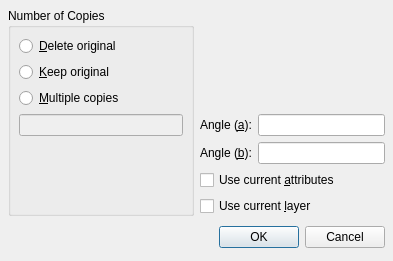
<ui version="4.0" >
 <class>QG_DlgRotate2</class>
 <widget class="QDialog" name="QG_DlgRotate2" >
  <property name="geometry" >
   <rect>
    <x>0</x>
    <y>0</y>
    <width>393</width>
    <height>261</height>
   </rect>
  </property>
  <property name="windowTitle" >
   <string>Rotate Two Options</string>
  </property>
  <layout class="QVBoxLayout" >
   <property name="spacing" >
    <number>6</number>
   </property>
   <property name="leftMargin" >
    <number>8</number>
   </property>
   <property name="topMargin" >
    <number>8</number>
   </property>
   <property name="rightMargin" >
    <number>8</number>
   </property>
   <property name="bottomMargin" >
    <number>8</number>
   </property>
   <item>
    <layout class="QHBoxLayout" >
     <property name="spacing" >
      <number>6</number>
     </property>
     <property name="leftMargin" >
      <number>0</number>
     </property>
     <property name="topMargin" >
      <number>0</number>
     </property>
     <property name="rightMargin" >
      <number>0</number>
     </property>
     <property name="bottomMargin" >
      <number>0</number>
     </property>
     <item>
      <widget class="QGroupBox" name="gbNumber" >
       <property name="title" >
        <string>Number of Copies</string>
       </property>
       <layout class="QVBoxLayout" >
        <property name="spacing" >
         <number>6</number>
        </property>
        <property name="leftMargin" >
         <number>8</number>
        </property>
        <property name="topMargin" >
         <number>8</number>
        </property>
        <property name="rightMargin" >
         <number>8</number>
        </property>
        <property name="bottomMargin" >
         <number>8</number>
        </property>
        <item>
         <widget class="QRadioButton" name="rbMove" >
          <property name="sizePolicy" >
           <sizepolicy vsizetype="Preferred" hsizetype="Minimum" >
            <horstretch>0</horstretch>
            <verstretch>0</verstretch>
           </sizepolicy>
          </property>
          <property name="minimumSize" >
           <size>
            <width>0</width>
            <height>18</height>
           </size>
          </property>
          <property name="toolTip" >
           <string>Tick to move selection</string>
          </property>
          <property name="text" >
           <string>&amp;Delete original</string>
          </property>
          <property name="checked" >
           <bool>false</bool>
          </property>
         </widget>
        </item>
        <item>
         <widget class="QRadioButton" name="rbCopy" >
          <property name="sizePolicy" >
           <sizepolicy vsizetype="Preferred" hsizetype="Minimum" >
            <horstretch>0</horstretch>
            <verstretch>0</verstretch>
           </sizepolicy>
          </property>
          <property name="minimumSize" >
           <size>
            <width>0</width>
            <height>18</height>
           </size>
          </property>
          <property name="toolTip" >
           <string>Tick to copy selection</string>
          </property>
          <property name="text" >
           <string>&amp;Keep original</string>
          </property>
         </widget>
        </item>
        <item>
         <widget class="QRadioButton" name="rbMultiCopy" >
          <property name="sizePolicy" >
           <sizepolicy vsizetype="Preferred" hsizetype="Minimum" >
            <horstretch>0</horstretch>
            <verstretch>0</verstretch>
           </sizepolicy>
          </property>
          <property name="minimumSize" >
           <size>
            <width>0</width>
            <height>18</height>
           </size>
          </property>
          <property name="toolTip" >
           <string>Tick to create &lt;i>n&lt;/i> copies of selection</string>
          </property>
          <property name="text" >
           <string>&amp;Multiple copies</string>
          </property>
         </widget>
        </item>
        <item>
         <widget class="QLineEdit" name="leNumber" >
          <property name="enabled" >
           <bool>false</bool>
          </property>
          <property name="toolTip" >
           <string>Enter number of copies</string>
          </property>
         </widget>
        </item>
        <item>
         <spacer>
          <property name="orientation" >
           <enum>Qt::Vertical</enum>
          </property>
          <property name="sizeHint" >
           <size>
            <width>20</width>
            <height>21</height>
           </size>
          </property>
         </spacer>
        </item>
       </layout>
      </widget>
     </item>
     <item>
      <layout class="QVBoxLayout" >
       <property name="spacing" >
        <number>6</number>
       </property>
       <property name="leftMargin" >
        <number>0</number>
       </property>
       <property name="topMargin" >
        <number>0</number>
       </property>
       <property name="rightMargin" >
        <number>0</number>
       </property>
       <property name="bottomMargin" >
        <number>0</number>
       </property>
       <item>
        <widget class="QLabel" name="lHelp" >
         <property name="pixmap" >
          <pixmap resource="../../qcadguiqt.qrc" >:/qcad/images/dlgmodifyrotate2.png</pixmap>
         </property>
         <property name="alignment" >
          <set>Qt::AlignCenter</set>
         </property>
        </widget>
       </item>
       <item>
        <layout class="QHBoxLayout" >
         <property name="spacing" >
          <number>6</number>
         </property>
         <property name="leftMargin" >
          <number>0</number>
         </property>
         <property name="topMargin" >
          <number>0</number>
         </property>
         <property name="rightMargin" >
          <number>0</number>
         </property>
         <property name="bottomMargin" >
          <number>0</number>
         </property>
         <item>
          <widget class="QLabel" name="lAngle1" >
           <property name="text" >
            <string>Angle (&amp;a):</string>
           </property>
           <property name="buddy" >
            <cstring>leAngle2</cstring>
           </property>
          </widget>
         </item>
         <item>
          <widget class="QLineEdit" name="leAngle1" >
           <property name="sizePolicy" >
            <sizepolicy vsizetype="Fixed" hsizetype="Expanding" >
             <horstretch>0</horstretch>
             <verstretch>0</verstretch>
            </sizepolicy>
           </property>
           <property name="toolTip" >
            <string>Rotation angle for rotation around fixed center</string>
           </property>
          </widget>
         </item>
        </layout>
       </item>
       <item>
        <layout class="QHBoxLayout" >
         <property name="spacing" >
          <number>6</number>
         </property>
         <property name="leftMargin" >
          <number>0</number>
         </property>
         <property name="topMargin" >
          <number>0</number>
         </property>
         <property name="rightMargin" >
          <number>0</number>
         </property>
         <property name="bottomMargin" >
          <number>0</number>
         </property>
         <item>
          <widget class="QLabel" name="lAngle2" >
           <property name="text" >
            <string>Angle (&amp;b):</string>
           </property>
           <property name="buddy" >
            <cstring>leAngle2</cstring>
           </property>
          </widget>
         </item>
         <item>
          <widget class="QLineEdit" name="leAngle2" >
           <property name="sizePolicy" >
            <sizepolicy vsizetype="Fixed" hsizetype="Expanding" >
             <horstretch>0</horstretch>
             <verstretch>0</verstretch>
            </sizepolicy>
           </property>
           <property name="toolTip" >
            <string>Rotation angle for rotation around relative center</string>
           </property>
          </widget>
         </item>
        </layout>
       </item>
       <item>
        <widget class="QCheckBox" name="cbCurrentAttributes" >
         <property name="toolTip" >
          <string>Use the currently active attributes (pen) instead of the ones from the original entities</string>
         </property>
         <property name="text" >
          <string>Use current &amp;attributes</string>
         </property>
        </widget>
       </item>
       <item>
        <widget class="QCheckBox" name="cbCurrentLayer" >
         <property name="toolTip" >
          <string>Use the currently active layer instead of the layer(s) of the original entities</string>
         </property>
         <property name="text" >
          <string>Use current &amp;layer</string>
         </property>
        </widget>
       </item>
      </layout>
     </item>
    </layout>
   </item>
   <item>
    <layout class="QHBoxLayout" >
     <property name="spacing" >
      <number>6</number>
     </property>
     <property name="leftMargin" >
      <number>0</number>
     </property>
     <property name="topMargin" >
      <number>0</number>
     </property>
     <property name="rightMargin" >
      <number>0</number>
     </property>
     <property name="bottomMargin" >
      <number>0</number>
     </property>
     <item>
      <spacer>
       <property name="orientation" >
        <enum>Qt::Horizontal</enum>
       </property>
       <property name="sizeHint" >
        <size>
         <width>131</width>
         <height>31</height>
        </size>
       </property>
      </spacer>
     </item>
     <item>
      <widget class="QPushButton" name="okButton" >
       <property name="text" >
        <string>OK</string>
       </property>
      </widget>
     </item>
     <item>
      <widget class="QPushButton" name="cancelButton" >
       <property name="text" >
        <string>Cancel</string>
       </property>
      </widget>
     </item>
    </layout>
   </item>
  </layout>
 </widget>
 <resources>
  <include location="../../qcadguiqt.qrc" />
 </resources>
 <connections>
  <connection>
   <sender>okButton</sender>
   <signal>clicked()</signal>
   <receiver>QG_DlgRotate2</receiver>
   <slot>accept()</slot>
   <hints>
    <hint type="sourcelabel" >
     <x>278</x>
     <y>253</y>
    </hint>
    <hint type="destinationlabel" >
     <x>96</x>
     <y>254</y>
    </hint>
   </hints>
  </connection>
  <connection>
   <sender>cancelButton</sender>
   <signal>clicked()</signal>
   <receiver>QG_DlgRotate2</receiver>
   <slot>reject()</slot>
   <hints>
    <hint type="sourcelabel" >
     <x>369</x>
     <y>253</y>
    </hint>
    <hint type="destinationlabel" >
     <x>179</x>
     <y>282</y>
    </hint>
   </hints>
  </connection>
  <connection>
   <sender>rbMultiCopy</sender>
   <signal>toggled(bool)</signal>
   <receiver>leNumber</receiver>
   <slot>setEnabled(bool)</slot>
   <hints>
    <hint type="sourcelabel" >
     <x>86</x>
     <y>115</y>
    </hint>
    <hint type="destinationlabel" >
     <x>86</x>
     <y>147</y>
    </hint>
   </hints>
  </connection>
 </connections>
</ui>
